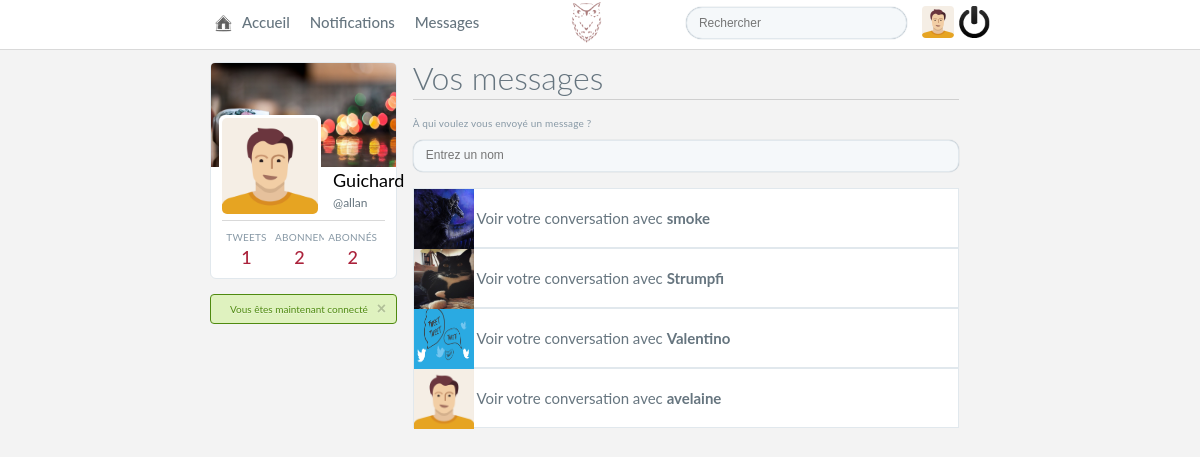
Page /controller/message.php (signed in) on the committed database.
### tables this page shows
CREATE TABLE IF NOT EXISTS `users` (
  `id_user` int(11) NOT NULL COMMENT 'ID utilisateur',
  `username` varchar(255) NOT NULL COMMENT 'nom de l''utilsateur',
  `nickname` varchar(255) NOT NULL COMMENT 'Pseudo de la personne(Nom complet sur tweeter)',
  `password` text NOT NULL COMMENT 'Mot de passe',
  `avatar` text NOT NULL COMMENT 'avatar',
  `email` text NOT NULL COMMENT 'email',
  `cover` text NOT NULL COMMENT 'image de banniere',
  `phone` text NOT NULL COMMENT 'numéro de téléphone',
  `website` text NOT NULL COMMENT 'url du site web lié au compte',
  `registration_token` text NOT NULL COMMENT 'token pour l''activation par mail',
  `birthdate` date NOT NULL COMMENT 'date de naissance',
  `private` tinyint(1) NOT NULL COMMENT 'status du compte si privée ou non',
  `token_cookie` text NOT NULL COMMENT 'token pour la fonction : se souvenir de moi (afin d''éviter la reconnexion)',
  `location` text NOT NULL COMMENT 'Lieu',
  `activated` tinyint(1) NOT NULL COMMENT 'statut de l''activation',
  `biography` text NOT NULL COMMENT 'Biographie',
  `creation_date` date NOT NULL COMMENT 'Date et heure de la création du compte'
);

CREATE TABLE IF NOT EXISTS `messages` (
  `id_mess` int(11) NOT NULL COMMENT 'Id du message',
  `id_sender` int(11) NOT NULL COMMENT 'Id de l''émetteur',
  `id_receiver` int(11) NOT NULL COMMENT 'id du destinataire',
  `content` text NOT NULL COMMENT 'contenue',
  `date` datetime NOT NULL COMMENT 'date',
  `sender_deleted` tinyint(1) NOT NULL COMMENT 'Si le sender delete le msg',
  `receiver_deleted` tinyint(1) NOT NULL COMMENT 'si le destinataire delete le message',
  `read` tinyint(1) NOT NULL COMMENT 'Si le message est lu par le destinataire',
  `media` text NOT NULL
);

### controller/message.php (called while the page is built, shortened)
<?php
require_once '../include/results.php';
require_once '../view/message.php';
?>

### class/Session.php (called while the page is built, shortened)
<?php
class Session {
    static $instance;
    static function getInstance() {
        if(!self::$instance){
            self::$instance = new Session();
        }
        return self::$instance;
    }
}

### class/App.php (called while the page is built, shortened)
<?php
class App {
    static $db = null;
    static function getDatabase() {
        if(!self::$db) {
            self::$db = new Database('root', '', 'common-database');
        }
        return self::$db;
    }
    static function getAuth() {
        return new Auth(Session::getInstance(), ['restriction' => "Vous n'avez pas la permission d'acceder a cette page" ]);
    }
}

### include/results.php (called while the page is built, shortened)
<?php
$db = App::getDatabase();
$auth = App::getAuth();
$auth->restrict();
$user_id = $_SESSION['auth']->id_user;
$info_user = $auth->checkId($db, $user_id);
if(isset($_GET['id'])) {
	$getId = htmlspecialchars($_GET['id']);
	$user_id_profil = $auth->checkId($db, $getId);
	if(!isset($getId) || !file_exists('profil.php')) {  }
	else {
		if(!$user_id_profil) {  }
	}
	$id = $getId;
	$user = $user_id_profil;
}
else {
	$id = $user_id;
	$user = $info_user;
}
$tweet = new Tweet($id);
$follow = new Follow($_SESSION['auth']);
$count_tweet = $tweet->countTweet($db, $id);
$count_follower = $follow->countFollower($db, $id);
$count_following = $follow->countFollowing($db, $id);

### class/Database.php (called while the page is built, shortened)
<?php
class Database {
    private $pdo;
    public function __construct($login, $password, $database_name, $host = 'localhost') {
        $this->pdo = new PDO("mysql:dbname=$database_name;host=$host", $login, $password, array(PDO::MYSQL_ATTR_USE_BUFFERED_QUERY => true));
        $this->pdo->setAttribute(PDO::ATTR_ERRMODE, PDO::ERRMODE_EXCEPTION);
        $this->pdo->setAttribute(PDO::ATTR_DEFAULT_FETCH_MODE, PDO::FETCH_OBJ);
        $this->pdo->query("SET NAMES 'utf8'");
    }
    public function query($query, $params = false) {
        if($params){
            $req = $this->pdo->prepare($query);
            $req->execute($params);
        } else {
            $req = $this->pdo->query($query);
        }
        return $req;
    }
}

### class/Auth.php (called while the page is built, shortened)
<?php
class Auth {
    public function checkId($db, $user_id) {
        return $db->query('SELECT * FROM users WHERE id_user = ?', [$user_id])->fetch();
    }
}

### class/Tweet.php (called while the page is built, shortened)
<?php
class Tweet {
public function countTweet($db, $user_id) {
    return $db->query('SELECT COUNT(id_tweet) AS count_tweet FROM tweets WHERE id_user = ?', [$user_id])->fetch();
}
}
?>

### class/Follow.php (called while the page is built, shortened)
<?php
class Follow extends Auth {
	public function countFollower($db, $user_id) {
        return $db->query('SELECT COUNT(id_user) AS count_follower FROM followers WHERE id_user = ? AND date_follow > 0', [$user_id])->fetch();
    }
    public function countFollowing($db, $user_id) {
        return $db->query('SELECT COUNT(id_follower) AS count_following FROM followers WHERE id_follower = ? AND date_follow > 0', [$user_id])->fetch();
    }
}

### class/Message.php (the view, shortened to what this page needs)
<?php
class Message extends Auth {
	private $id_sender;
	public function __construct($session, $id_receiver = null, $options = []) {
		$this->id_sender = $session->id_user;
	}
	public function getConv($db)
	{
		$allConv = [];
		$req = $db->query("SELECT * FROM messages INNER JOIN users ON messages.id_sender = users.id_user WHERE messages.id_receiver = ?", [$this->id_sender]);
		foreach ($req->fetchAll() as $key => $value)
		{
			$alreadyIn = 0;
			foreach ($allConv as $key2 => $value2)
			{
				if ($value2[0] == $value->username)
				{
					$alreadyIn = 1;
				}
			}
			if ($alreadyIn == 0)
			{
				array_push($allConv, [$value->username, $value->id_user, $value->avatar]);
			}
		}
		foreach ($allConv as $key => $value)
		{
			echo "<div class=\"notif_follow\"><a href='message.php?to=".$value[0]."&getMessages=".$value[1]."' title='voir les messages avec".$value[0]."'><img src=".$value[2]." alt=".$value[0]."><p>Voir votre conversation avec <span>".$value[0]."</span></p></a></div>";
		}
	}
}
?>

### include/header.php (shortened to what this page needs)
<header class="header-timeline">
	<div class="header-timeline-menu">
		<ul>
			<li><a href="accueil.php" title="Accueil"><span class="icon-home"></span><span>Accueil</span></a></li>
			<li><a href="notification.php" title="Notifications"><span class="icon-notif"></span><span>Notifications</span></a></li>
			<li><a href="message.php" title="Messages"><span class="icon-msg"></span><span>Messages</span></a></li>
		</ul>
		<div class="header-timeline-search">
			<form action="../controller/search.php" method="GET">
				<input type="search" name="search" id="search" placeholder="Rechercher">
			</form>
			<a href="account.php" title="Profil et paramètres"><img src='<?= $info_user->avatar; ?>' alt="fox"></a>
			<a href="../view/logout.php"><img src="../view/img/icon/logout.png" alt="Se déconnecter"></a>
		</div>
	</div>
	<h1><span class="icon"></span></h1>
</header>

### include/dashboard.php
<div class="container-left-side">
	<div class="dashboard">
	<div class="dashboard-cover">
		<a  href="account.php" title="Profil et paramètres"><img src="<?= $info_user->cover; ?>" alt="<?= $info_user->nickname; ?>"></a>
	</div>
		<div class="dashboard-data">
			<a href="profil.php?id=<?php echo $id; ?>" title="Profil et paramètres"><img src="<?= $info_user->avatar; ?>" alt="<?= $info_user->nickname; ?>"></a>
		</div>
		<div class="dashboard-user">
			<a href="profil.php?id=<?php echo $id; ?>" title="<?= $info_user->nickname; ?>"><?php echo ucfirst($user->nickname); ?></a>
			<a href="profil.php?id=<?php echo $id; ?>" title ="<?= $info_user->nickname; ?>">@<?php echo $user->username; ?></a>
		</div>
		<div class="dashboard-stats">
			<a title="Tweets" href="profil.php?id=<?php echo $id; ?>">
				<span class="describ-stats">Tweets</span>
				<span class="number-stats"><?php echo $count_tweet->count_tweet; ?></span>
			</a>
			<a title="Abonnements" href="following.php?id=<?php echo $id; ?>">
				<span class="describ-stats">Abonnements</span>
				<span class="number-stats"><?php echo $count_following->count_following; ?></span>
			</a>
			<a title="Abonnés" href="followers.php?id=<?php echo $id; ?>">
				<span class="describ-stats">Abonnés</span>
				<span id='abonne' class="number-stats"><?php echo $count_follower->count_follower; ?></span>
			</a>
		</div>
	</div>
	<?php include 'flash.php'; ?>
</div>

### view/front/style.css (style rules this page uses)
hahtml, body, div, span, applet, object, iframe, h1, h2, h3, h4, h5, h6, p, blockquote, pre, a, abbr, acronym, address, big, cite, code, del, dfn, em, img, ins, kbd, q, s, samp, small, strike, strong, sub, sup, tt, var, b, u, i, center, dl, dt, dd, ol, ul, li, fieldset, form, label, legend, table, caption, tbody, tfoot, thead, tr, th, td, article, aside, canvas, details, embed, figure, figcaption, footer, header, hgroup, menu, nav, output, ruby, section, summary, time, mark, audio, video { margin: 0 auto; padding: 0; border: 0; font-size: 100%; vertical-align: baseline; -webkit-box-sizing: border-box; -moz-box-sizing: border-box; -o-box-sizing: border-box; -ms-box-sizing: border-box; box-sizing: border-box; font-family: lato, sans-serif, monospace; }
html { -ms-text-size-adjust:100%; -webkit-text-size-adjust:100% }
body { background-color: #F3F3F3; }
div { display: block; }
a { text-decoration: none; color: inherit; }
ol, ul { list-style: none; }
.header-timeline { width: 100%; height: 50px; border-bottom: 1px solid rgba(0, 0, 0, 0.15); position: relative; background-color: #FFF; }
.header-timeline-menu { width: 65%; }
.header-timeline-menu span { float: left; margin: 15px 5px 0px; padding: 0px; font-size: 15px; }
.header-timeline-menu ul { overflow: hidden; display: inline; }
.header-timeline-menu ul li { color: #66757F; float: left; }
.header-timeline-menu ul li a { color: inherit; display: block; font-weight: 500; line-height: 1; width: 100%; height: 50px; }
.icon-home { background: url(../img/icon/icon-home.png); background-size: 17px; float: left; width: 17px; height: 17px; -webkit-filter: grayscale(100%); filter: grayscale(100%); -webkit-transition: .3s ease-in-out; transition: .3s ease-in-out; }
.icon { background: url(../img/icon/owl.PNG); background-size: 45px; display: inline-block; position: relative; text-align: center; width: 45px; height: 45px; position: absolute; left: 47%; }
.header-timeline-search { float: right; text-align: left; }
.header-timeline-search form { float: left; height: 33px; margin: 7px 15px 0px 0px; font-size: 12px; width: 221px; }
.header-timeline-search input { display: block; width: 100%; height: 32px; padding: 5px 27px 6px 12px; font-size: 12px; line-height: 1; color: #8899A6; background-color: #F5F8FA; border: 1px solid #E1E8ED; border-radius: 21px; transition: all 0.2s ease-in-out 0s; box-shadow: 0 0 1px; }
.header-timeline-search a { display: inline-block; margin-top: 2%; }
.header-timeline-search img { width: 32px; height:32px; border-radius: 4px; box-shadow: 0 0 2px; }
.header-timeline-search img:last-child { box-shadow: none; }
.container-left-side { float: left; width: 24%; }
.dashboard { border: 1px solid #e1e8ed; background: #FFF; border-radius: 6px; }
.dashboard-cover { background-size: 100%; background-position: 0 50%; width: 100%; }
.dashboard-data { background-color: #fff; border-radius: 6px; margin: -55px 0 0 8px; padding: 1px; vertical-align: top; display: inline-block; }
.dashboard-data img { border-radius: 7px; height: 100px; width: 100px; border: 2px solid #fff; -moz-box-sizing: border-box; box-sizing: border-box; color: #fff; }
.dashboard-user { width: 7%; display: inline-block; margin-left: 8px; margin-bottom: 2%; }
.dashboard-user a:first-child { display: block; font-size: 18px; line-height: 21px; }
.dashboard-user a:last-child { font-size: 12px; padding-right: 5px; color: #66757f; }
.dashboard-stats { margin-right: 11px; margin-left: 11px; padding: 10px 0px; display: block; border-top: 1px solid rgba(0, 0, 0, 0.15); }
.dashboard-stats a { display: inline-block; width: 30%; }
.describ-stats { display: block; text-align: center; color: #8899a6; font-size: 10px; letter-spacing: .02em; overflow: hidden; text-transform: uppercase; transition: color .15s ease-in-out; }
.number-stats { text-align: center; display: block; font-size: 18px; font-weight: 500; padding-top: 3px; transition: color .15s ease-in-out; color: #AB223B; }
.notif_follow { height: 60px; border: 1px solid #e1e8ed; cursor: pointer; background-color: #fff; }
.notif_follow p { color: #66757f; display: inline-block; vertical-align: 140%; padding: 0 0.5%; font-size: 15px; }
.notif_follow p span { font-weight: bold; }
.notif_follow img { width: 60px; height: 60px; display: inline-block; }

### rows in the picture
users: avatar (placeholder picture), nickname "Guichard", username "allan"
messages: users.avatar (picture), users.username "Valentino"
messages: users.avatar (placeholder picture), users.username "avelaine"

### other values in the picture
$count_tweet->count_tweet "1"
$count_following->count_following "2"
$count_follower->count_follower "2"
$message "Vous êtes maintenant connecté"
$value[0] "smoke"
$value[0] "Strumpfi"
